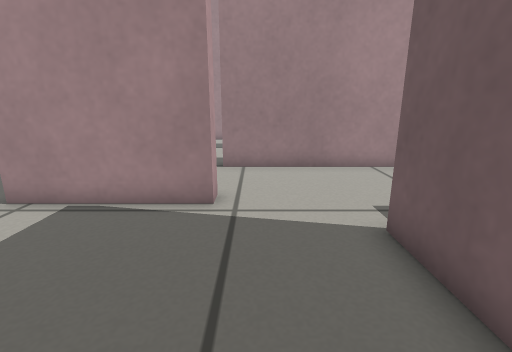
view 1 (above)

21 first-person views from a walk through a robot-simulator world made for Gazebo. The camera is 0.46 m above the floor, tilts 14° down and sees 85° across. The floor is counted in squares, 0.2 m on a side. Each view is taken from the middle of a square. On the plan, view 1 faces up. The plan holds only what a view shows up to about 17 squares ahead; the rest is blank.

view 2
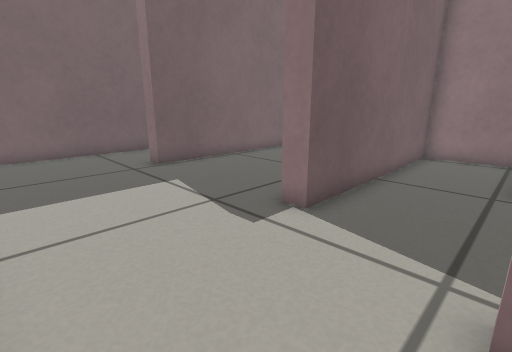

view 3
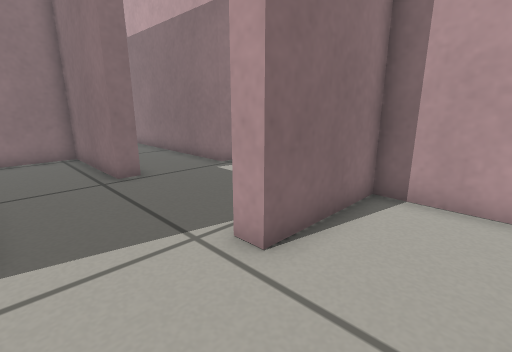

view 4
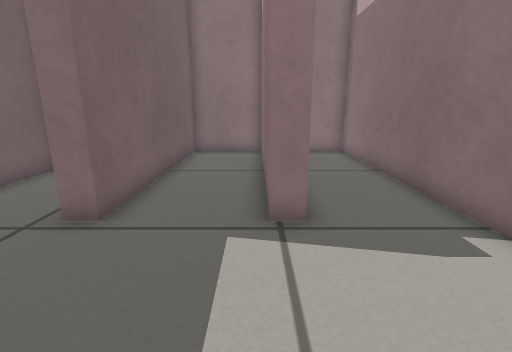

view 5
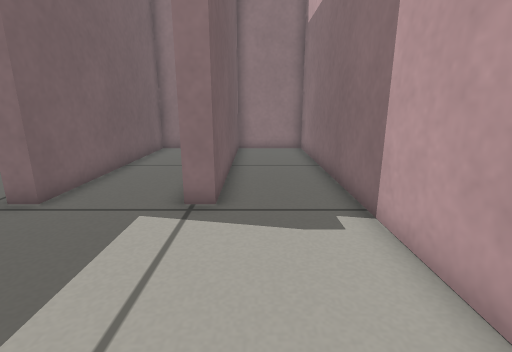

view 6
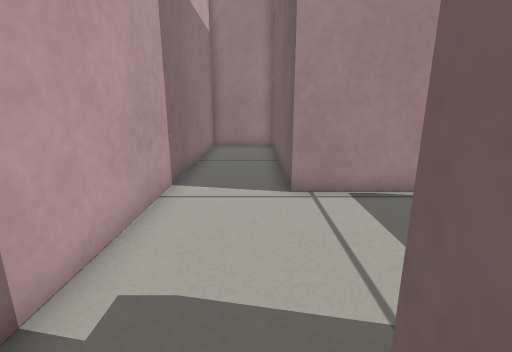

view 7
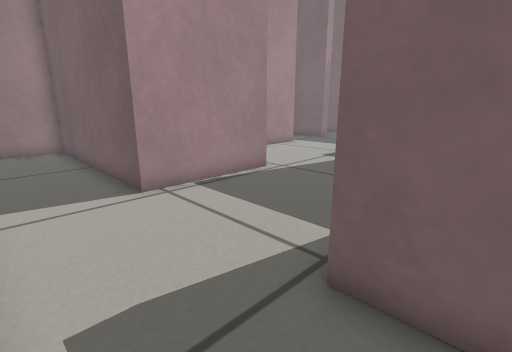

view 8
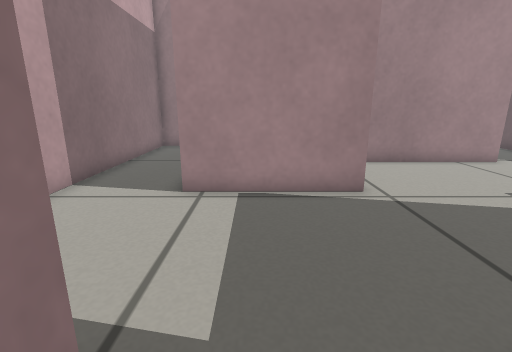

view 9
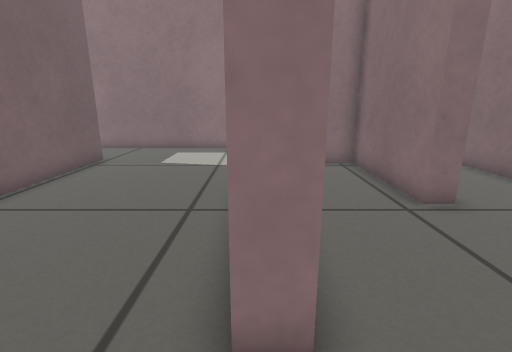

view 10
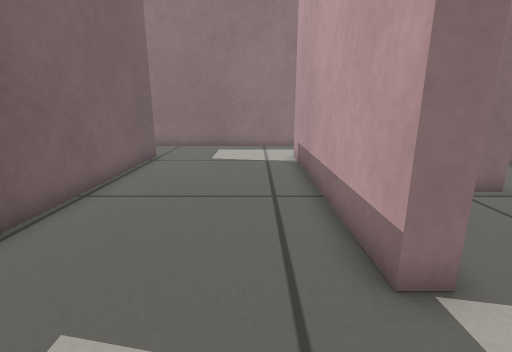

view 11
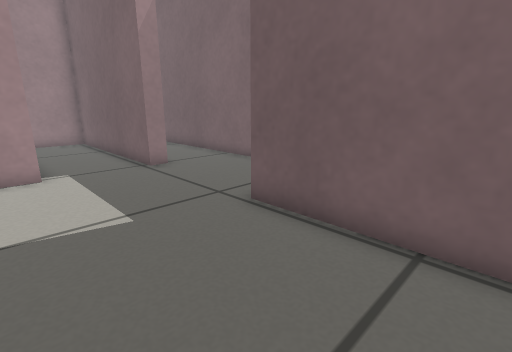

view 12
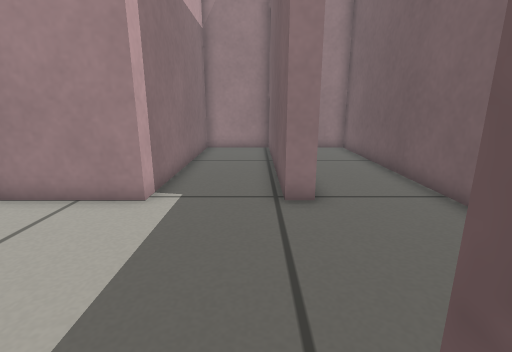

view 13
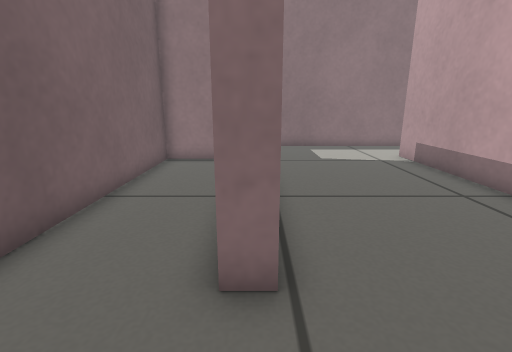

view 14
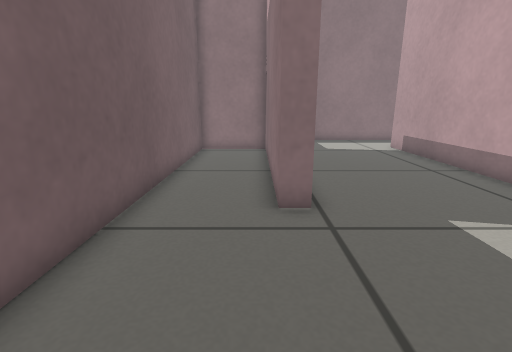

view 15
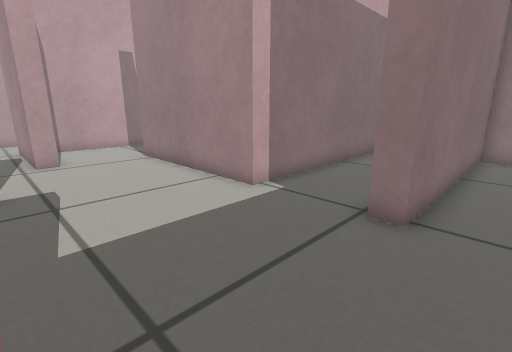

view 16
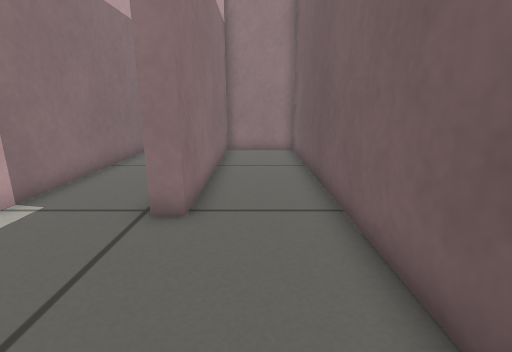

view 17
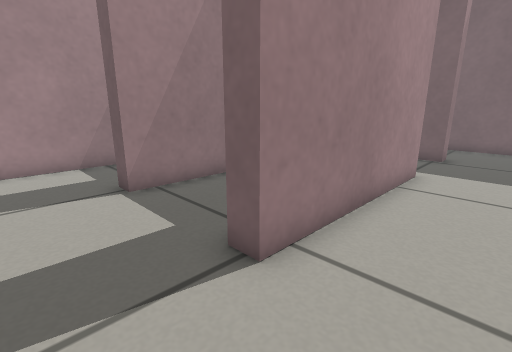

view 18
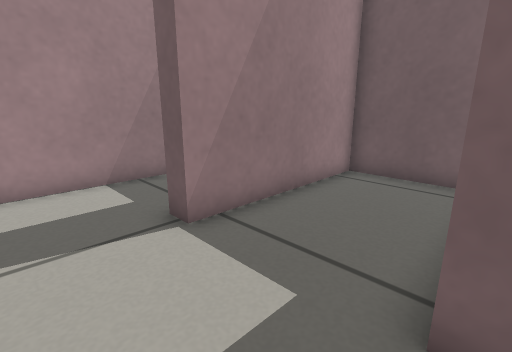

view 19
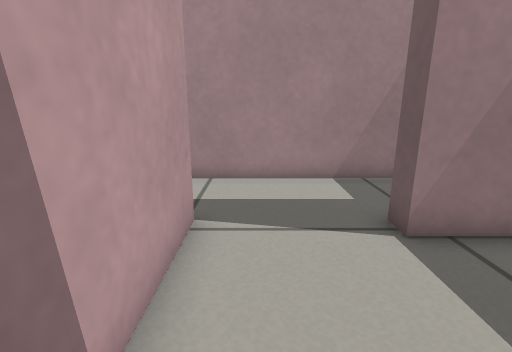

view 20
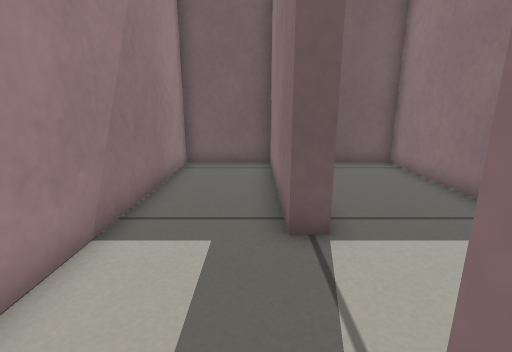

view 21
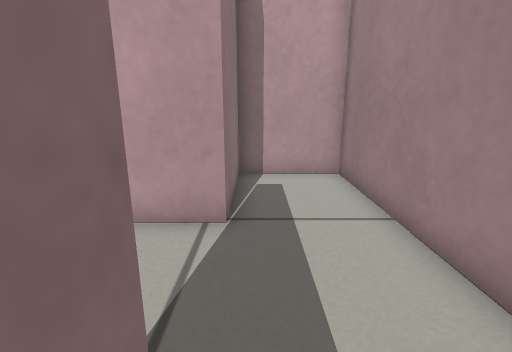

### Floor plan
Points are (right, up) in squares from view 1. A wall is a line through its corners. A room is listed if a view was taken in it or the views show most of it. See-through windows are left out.
Room 1 (views 1, 2, 3, 9, 17)
walls: (-1.8, 0.6) (-1, 0.6) (-1, -4.4) (2.5, -4.4) (2.5, 4.9) (3.2, 4.9); (3.5, 10.6) (-1.3, 10.6); (-5.3, 10.4) (-5.3, 7.2) (-1, 7.2) (-1, 6.4) (-2.5, 6.4)
ways out: opening at (-2, 3.5) to room 3; opening at (3, 7.5) to room 4; opening at (-3, 11) to room 6
Room 2 (views 4, 5, 6, 7)
walls: (-4.5, 6.4) (-6, 6.4) (-6, 15.6) (-9.5, 15.6) (-9.5, -8.6) (-6, -8.6) (-6, 0.6) (-5.3, 0.6)
ways out: opening at (-5.5, 3.5) to room 3
Room 3 (view 8)
walls: (-5.3, 0.6) (-5.3, -8); (-2.5, 6.4) (-4.5, 6.4); (-5.4, -8.6) (-1.8, -8.6) (-1.8, 0.6)
ways out: opening at (-2, 3.5) to room 1; opening at (-5.5, 3.5) to room 2
Room 4 (views 10, 11, 12)
walls: (3.2, 4.9) (3.2, -5.1); (9.7, -5.1) (9.7, 4.9); (9.7, 10.6) (9.7, 19.9) (6.2, 19.9) (6.2, 10.6) (3.5, 10.6); (1.4, -8.6) (11.7, -8.6)
ways out: opening at (3, 7.5) to room 1; opening at (10, 7.5) to room 5
Room 5 (views 13, 14, 15, 16)
walls: (9.7, 4.9) (10.5, 4.9) (10.5, -4.4) (14, -4.4) (14, 19.9) (10.5, 19.9) (10.5, 10.6) (9.7, 10.6)
ways out: opening at (10, 7.5) to room 4
Room 6 (views 18, 19)
walls: (0.6, 11.4) (5.5, 11.4) (5.5, 15.6) (-1.3, 15.6); (-1.3, 10.6) (-1.3, 11.5); (-5.3, 15.4) (-5.3, 10.4)
ways out: opening at (-3, 11) to room 1; opening at (-3, 16) to room 7
Room 7 (views 20, 21)
walls: (-1.3, 15.6) (-1.3, 16.4) (5.5, 16.4) (5.5, 19.9) (-9.5, 19.9) (-9.5, 16.4) (-5.3, 16.4) (-5.3, 15.4)
ways out: opening at (-3, 16) to room 6

Positions as (right, up) in squares from view 1, and headings:
1: (0, 0), facing up
2: (-1, 10), facing down-right
3: (2, 10), facing down-left
4: (-5, 6), facing down
5: (-7, 7), facing down
6: (-7, -1), facing up
7: (-9, -1), facing up-right
8: (-4, -1), facing up
9: (3, 7), facing down
10: (5, 8), facing down
11: (5, 0), facing up-right
12: (9, 4), facing up
13: (10, 8), facing down
14: (11, 11), facing down
15: (12, 5), facing up-left
16: (12, 5), facing up
17: (-4, 8), facing up-right
18: (-4, 11), facing up-right
19: (-4, 11), facing up
20: (-6, 17), facing right
21: (0, 17), facing left
